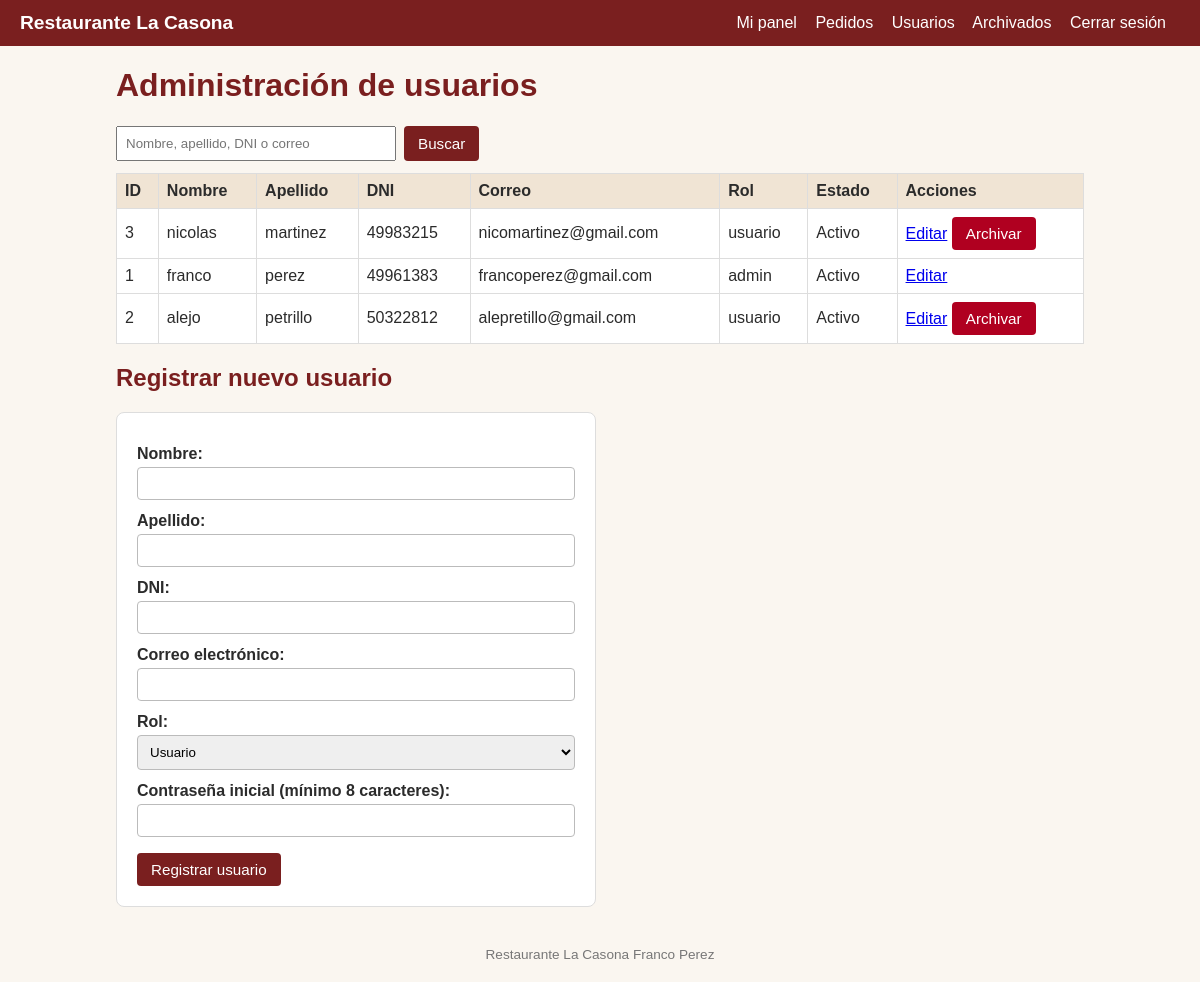
Page /admin_usuarios.php (signed in) on the committed database.
### tables this page shows
CREATE TABLE `usuarios` (
  `id` int(10) UNSIGNED NOT NULL,
  `nombre` varchar(80) NOT NULL,
  `apellido` varchar(80) NOT NULL,
  `dni` varchar(8) NOT NULL,
  `email` varchar(254) NOT NULL,
  `password_hash` varchar(255) NOT NULL,
  `rol` enum('usuario','admin') NOT NULL DEFAULT 'usuario',
  `creado_en` timestamp NOT NULL DEFAULT current_timestamp(),
  `archivado_en` datetime DEFAULT NULL
);

### admin_usuarios.php (the view, shortened to what this page needs)
<?php
require_once __DIR__ . '/conexion.php';
require_once __DIR__ . '/funciones.php';
$admin = requerirAdmin($conexion);
$nombre = '';
$apellido = '';
$dni = '';
$email = '';
$rol = 'usuario';
$buscar = trim($_GET['buscar'] ?? '');
try {
    $sql = 'SELECT id, nombre, apellido, dni, email, rol, creado_en, archivado_en
            FROM usuarios
            WHERE archivado_en IS NULL';
    $parametros = [];
    $sql .= ' ORDER BY apellido, nombre';
    $stmt = $conexion->prepare($sql);
    $stmt->execute($parametros);
    $usuarios = $stmt->fetchAll();
} catch (PDOException $e) {
    error_log($e->getMessage());
    http_response_code(500);
    exit('No se pudo consultar la lista de usuarios.');
}
?>
<h1>Administración de usuarios</h1>
<form method="GET" action="admin_usuarios.php" class="buscador">
    <input type="search" name="buscar" maxlength="100"
           placeholder="Nombre, apellido, DNI o correo" value="<?= escapar($buscar) ?>">
    <button type="submit">Buscar</button>
</form>
<?php if (empty($usuarios)): ?>
    <p>No se encontraron usuarios.</p>
<?php else: ?>
    <table>
        <thead>
            <tr>
                <th>ID</th><th>Nombre</th><th>Apellido</th><th>DNI</th>
                <th>Correo</th><th>Rol</th><th>Estado</th><th>Acciones</th>
            </tr>
        </thead>
        <tbody>
            <?php foreach ($usuarios as $u): ?>
                <tr>
                    <td><?= escapar((string)$u['id']) ?></td>
                    <td><?= escapar($u['nombre']) ?></td>
                    <td><?= escapar($u['apellido']) ?></td>
                    <td><?= escapar($u['dni']) ?></td>
                    <td><?= escapar($u['email']) ?></td>
                    <td><?= escapar($u['rol']) ?></td>
                    <td>Activo</td>
                    <td>
                        <a href="editar_usuario.php?id=<?= (int)$u['id'] ?>">Editar</a>
                        <?php if ((int)$u['id'] !== (int)$admin['id']): ?>
                            <form action="archivar_usuario.php" method="POST" class="en-linea"
                                  onsubmit="return confirm('¿Archivar a este usuario?');">
                                <button type="submit" class="boton-peligro">Archivar</button>
                            </form>
                        <?php endif; ?>
                    </td>
                </tr>
            <?php endforeach; ?>
        </tbody>
    </table>
<?php endif; ?>
<h2>Registrar nuevo usuario</h2>
<form action="admin_usuarios.php" method="POST" class="formulario">
    <label for="nombre">Nombre:</label>
    <input type="text" id="nombre" name="nombre" maxlength="80" value="<?= escapar($nombre) ?>" required>
    <label for="apellido">Apellido:</label>
    <input type="text" id="apellido" name="apellido" maxlength="80" value="<?= escapar($apellido) ?>" required>
    <label for="dni">DNI:</label>
    <input type="text" id="dni" name="dni" inputmode="numeric" pattern="[0-9]{7,8}" maxlength="8" value="<?= escapar($dni) ?>" required>
    <label for="email">Correo electrónico:</label>
    <input type="email" id="email" name="email" maxlength="254" value="<?= escapar($email) ?>" required>
    <label for="rol">Rol:</label>
    <select id="rol" name="rol">
        <option value="usuario" <?= $rol === 'usuario' ? 'selected' : '' ?>>Usuario</option>
    </select>
    <label for="password">Contraseña inicial (mínimo 8 caracteres):</label>
    <input type="password" id="password" name="password" required>
    <button type="submit">Registrar usuario</button>
</form>

### css/estilos.css (style rules this page uses)
* { box-sizing: border-box; }
body { font-family: Arial, Helvetica, sans-serif; margin: 0; background: #faf6f0; color: #2b2b2b; }
h1, h2 { color: #7a1f1f; }
table { width: 100%; border-collapse: collapse; background: #fff; margin: 12px 0; }
th, td { border: 1px solid #ddd; padding: 8px; text-align: left; }
th { background: #f0e4d4; }
.formulario { background: #fff; padding: 20px; border-radius: 8px; max-width: 480px; border: 1px solid #ddd; }
.formulario label { display: block; margin-top: 12px; font-weight: bold; }
.formulario input, .formulario select { width: 100%; padding: 8px; margin-top: 4px; border: 1px solid #bbb; border-radius: 4px; }
.formulario button { margin-top: 16px; }
button, .boton { background: #7a1f1f; color: #fff; border: none; padding: 8px 14px; border-radius: 4px; cursor: pointer; text-decoration: none; display: inline-block; font-size: 0.95rem; }
.boton-peligro { background: #b00020; }
.en-linea { display: inline; }
.buscador { margin: 12px 0; display: flex; flex-wrap: wrap; gap: 8px; }
.buscador input[type="search"] { padding: 8px; width: 280px; max-width: 100%; }

### rows in the picture
usuarios: id "3", nombre "nicolas", apellido "martinez", dni "49983215", email "nicomartinez@gmail.com", rol "usuario"
usuarios: id "1", nombre "franco", apellido "perez", dni "49961383", email "francoperez@gmail.com", rol "admin"
usuarios: id "2", nombre "alejo", apellido "petrillo", dni "50322812", email "alepretillo@gmail.com", rol "usuario"
